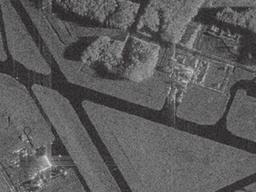
#> input picture task4/sar_1.jpg, 256 x 192 px, shrunk from 400 x 300 before the run
$ jupyter execute --allow-errors 'DE_IP_2024_Task_4 (1).ipynb'
#> lines starting #> are read from the running program, lines starting #| are printed output that depends on the picture; after the words box and inside, x2 and y2 are one past the last pixel; in counts of white or black regions, pixels touching at a corner belong together
[cell 1]
import numpy as np
import cv2
import matplotlib.pyplot as plt

[cell 2]
image = cv2.imread('sar_1.jpg')
#> image is the input picture: shape (192, 256, 3); mean B, G, R 91.8, 91.6, 92
image_gray = cv2.cvtColor(image, cv2.COLOR_BGR2GRAY)

[cell 3]
plt.imshow(image_gray, cmap="gray")

# Алгоритм разрастания регионов

[cell 4]
import math
def homo_average(img, mask, point, T):
    av_val = img[mask > 0].sum() / np.count_nonzero(img[mask > 0])

    if abs(av_val - img[point]) <= T:
        return True

    return False

[cell 5]
def region_growing(image, seed_point,homo_fun,r, T):
    mask = np.zeros(image_gray.shape, np.uint8)
    mask[seed_point] = 1
    count = 1
    while count > 0:
        count = 0
        local_mask = np.zeros(image_gray.shape, np.uint8)
        for i in range(r,image.shape[0] - r):
            for j in range(r,image.shape[1] - r):
                if mask[i,j]==0 and mask[i - r:i + r, j-r: j+r].sum() > 0:
                    if homo_fun(image, mask, (i,j), T):
                        local_mask[i,j] = 1
        count = np.count_nonzero(local_mask)
        #print(count)
        mask += local_mask

    return mask*255

[cell 6]
seed_point = (250,250)
#> (the rest of this cell did not finish here and is left out)

# K-means

[cell 7]
# Define criteria = ( type, max_iter = 10 , epsilon = 1.0 )
# criteria = (cv.TERM_CRITERIA_EPS + cv.TERM_CRITERIA_MAX_ITER, 10, 1.0)

[cell 8]
flags = cv2.KMEANS_RANDOM_CENTERS

[cell 9]
z = image_gray.reshape((-1,3))
# convert to np.float32
z = np.float32(z)
# define criteria, number of clusters(K) and apply kmeans()
criteria = (cv2.TERM_CRITERIA_EPS + cv2.TERM_CRITERIA_MAX_ITER, 10, 1.0)
K = 3
ret,label,center=cv2.kmeans(z,K,None,criteria,10,cv2.KMEANS_RANDOM_CENTERS)
#> ret = 7775103.1; label = 16384 values, max 2 at index 16, min 0 at index 0, mean 0.803; center = [[95.1, 95.05, 95.32], [59.03, 57.26, 59.41], [114.5, 116.4, 113.9]]
# Now convert back into uint8, and make original image
center = np.uint8(center)
#> center = [[95, 95, 95], [59, 57, 59], [114, 116, 113]]
res = center[label.flatten()]
res2 = res.reshape((image_gray.shape))
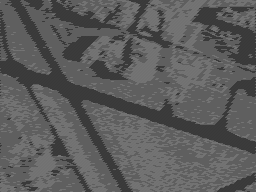
#> res2: shape (192, 256); min 57, max 116, mean 91.5

[cell 10]
plt.imshow(res2, cmap="gray")

# Watershed+Distance transform

[cell 11]
image = cv2.imread('oranges_1.jpg')
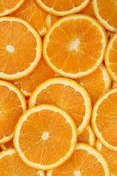
#> input picture task4/oranges_1.jpg, 117 x 176 px, shrunk from 183 x 275 before the run
#> image is the input picture: shape (176, 117, 3); mean B, G, R 45.8, 152.9, 230.5
image_gray = cv2.cvtColor(image, cv2.COLOR_BGR2GRAY)
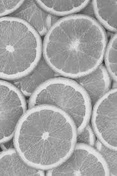
#> image_gray: shape (176, 117); min 37, max 238, mean 163.9

[cell 12]
plt.imshow(image_gray, cmap="gray")

[cell 13]
ret, thresh = cv2.threshold(image_gray,0,255, cv2.THRESH_BINARY_INV+cv2.THRESH_OTSU)
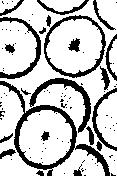
#> thresh: shape (176, 117); 76.5% white; 96 black regions (74 under 20 px), largest, box (x1, y1, x2, y2) and area: (0, 81, 110, 176) 1345, (44, 15, 106, 78) 639, (29, 78, 91, 133) 624
#> ret = 178

[cell 14]
plt.imshow(thresh, cmap="gray")

[cell 15]
dist = cv2.distanceTransform(thresh, cv2.DIST_L2, 5)
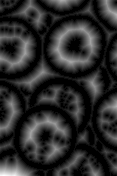
#> dist: shape (176, 117) float32; min 0, max 17.39, mean 3.04; drawn with min black and max white
plt.imshow(dist, cmap="gray")

[cell 16]
ret, sure_fg = cv2.threshold(dist, 0.1 * dist.max(), 255, cv2.THRESH_BINARY)
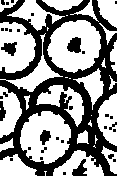
#> sure_fg: shape (176, 117) float32; 58.6% white; 33 black regions (25 under 20 px), largest, box (x1, y1, x2, y2) and area: (0, 0, 117, 176) 7596, (67, 37, 81, 53) 171, (72, 159, 87, 176) 140
#> ret = 1.74
plt.imshow(sure_fg, cmap="gray")

[cell 17]
sure_fg = sure_fg.astype(np.uint8)

[cell 18]
ret, markers = cv2.connectedComponents(sure_fg)
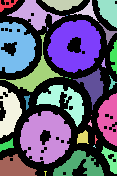
#> markers: shape (176, 117) int32; 34 distinct labels, from 0 to 33; one colour per label, 0 black
#> ret = 34

[cell 19]
plt.imshow(markers, cmap="gray")

[cell 20]
markers = cv2.watershed(image, markers)
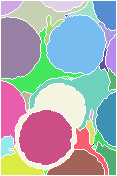
#> markers: shape (176, 117) int32; 34 distinct labels, from -1 to 33; one colour per label, 0 black, -1 white
